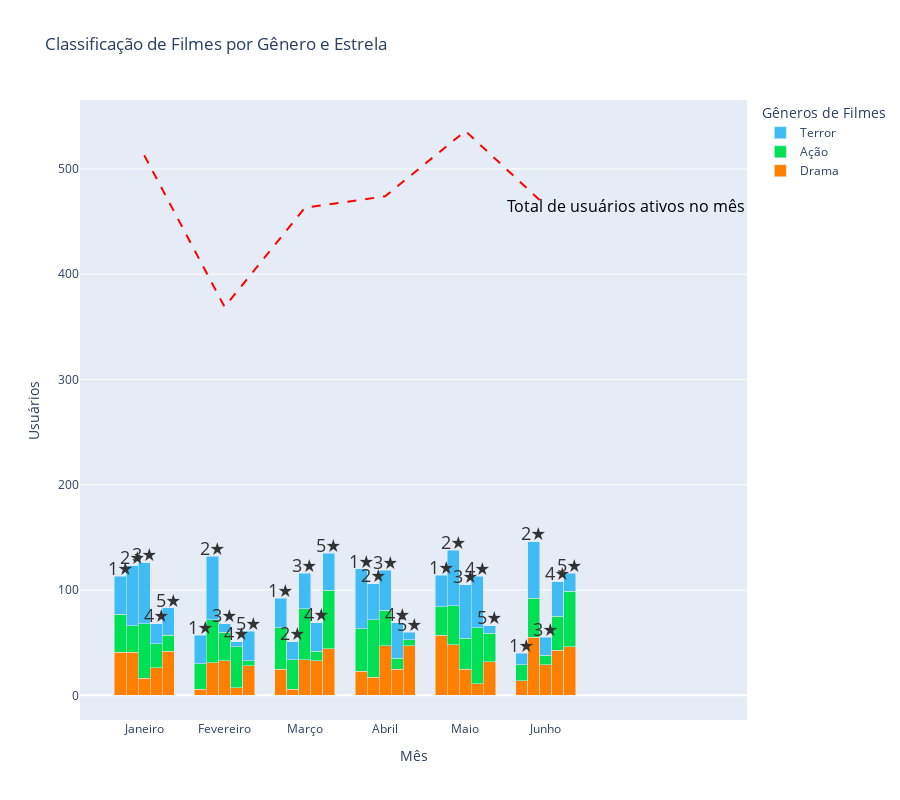

The cell this chart's notebook holds for it:
### Code cell
import plotly.graph_objects as go
import numpy as np


# Inicializando o gráfico
fig = go.Figure()

# Posicionamento das barras
x = np.arange(len(df['months'].unique()))  # Garantindo que o eixo X seja numérico único
largura = 0.15  # Largura das barras (reduzida para mais barras no gráfico)

# Número total de valores únicos de 'stars'
num_stars = len(df["stars"].unique())

# Encontrando a posição de 'star = 3'
index_star_3 = np.where(df["stars"].unique() == 3)[0][0]

# Loop para cada valor único de 'stars'
total_users_per_month = np.zeros(len(x))
added_genres = set()

# Configurações para as barras

# Iterando pelas estrelas e gerando barras para cada gênero
for i, star in enumerate(df["stars"].unique()):
    df_filter = df[df["stars"] == star]  # Filtrando para a estrela atual
    bottom = np.zeros(len(x))  # Reinicializando o bottom para cada 'star'

    # Ajustando o deslocamento baseado no índice de 'star = 3'
    deslocamento = (i - index_star_3) * largura  # Alinha 'star = 3' no centro

    for genre in df_filter['genre'].unique():
        # Filtrando os usuários por gênero
        users = df_filter[df_filter['genre'] == genre].groupby('months')['users'].sum()

        # Garantindo o alinhamento correto do eixo X
        genre_x = [list(df_filter['months'].unique()).index(month) for month in users.index]

        # Adicionando o deslocamento à posição de cada barra
        genre_x_com_deslocamento = [x_val + deslocamento for x_val in genre_x]
        
        show_legend = genre not in added_genres
        added_genres.add(genre)

        # Plotando a barra empilhada para o gênero
        fig.add_trace(go.Bar(
            x=genre_x_com_deslocamento,  # Eixo X (categorias)
            y=users,  # Valores para cada categoria
            name=f'{genre}',  # Nome do gênero
            marker_color=genre_color[genre],  # Cor das barras
            width=largura,  # Largura das barras
            base=bottom[genre_x],  # Base de empilhamento
            hoverinfo='x+y+name',  # Informações de hover
            showlegend=show_legend, 
            # text=users,  # Anotações no topo da barra
            # textposition='outside',  # Posição do texto (fora da barra, no topo)
            # textfont=dict(size=50)
        ))

        # Atualizando o valor de 'bottom' para o próximo grupo
        bottom[genre_x] += users

        if genre == df_filter['genre'].unique()[-1]:
            for j, val in enumerate(users):
                fig.add_annotation(
                    x=genre_x_com_deslocamento[j],  # Posição X da anotação
                    y=bottom[genre_x[j]] + 8,  # Posição Y no topo da barra
                    text=f"{star}★",  # Texto (valor dos usuários)
                    showarrow=False,  # Sem seta
                    font=dict(size=18, color='#333333'),  # Tamanho da fonte
                    align='center'  # Centralizando o texto
                )


df_grouped = df.groupby("months").sum().reset_index() 
trend_line = go.Scatter(
    x=x, 
    y=df_grouped['users'], 
    mode='lines', 
    line=dict(color='red', dash='dash'),
    name="Linha de Tendência",
    showlegend=False
)
fig.add_trace(trend_line)

print(df_grouped.iloc[-1])

fig.add_annotation(
    x=df['months'].iloc[-1],  # Posição X (último mês)
    y=df_grouped['users'].iloc[-1],  # Posição Y (valor correspondente na linha de tendência)
    text="Total de usuários ativos no mês",  # Texto da anotação
    showarrow=False,  # Remover a seta
    font=dict(size=16, color="black"),  # Configuração da fonte
    align="center"  # Alinhar o texto ao centro
)


# Layout do gráfico
fig.update_layout(
    title='Classificação de Filmes por Gênero e Estrela',
    xaxis_title='Mês',
    yaxis_title='Usuários',
    barmode='stack',  # Empilhamento das barras
    xaxis={'tickmode': 'array', 'tickvals': x, 'ticktext': ["Janeiro", "Fevereiro", "Março", "Abril", "Maio", "Junho"]},
    legend_title='Gêneros de Filmes',
    # legend=dict(
    #     title='Gêneros de Filmes',  # Título específico da legenda
    #     orientation='h',  # Definindo a legenda horizontal
    #     x=0.5,  # Posicionando a legenda
    #     xanchor='center',  # Centralizando a legenda
    #     y=-0.2,  # Ajustando a posição vertical da legenda
    #     yanchor='top'  # Alinhando ao topo
    # )
)

fig.update_layout(
    height=800  # Altura do gráfico em pixels (ajuste conforme necessário)
)

# Exibindo o gráfico
fig.show()

### Figure 1 — Plotly figure (JSON) as saved in the notebook; plotly's stock layout.template omitted (floating-point values rounded to 4 significant figures)
{"data": [{"base": [0, 0, 0, 0, 0, 0], "hoverinfo": "x+y+name", "marker": {"color": "#ff8000"}, "name": "Drama", "showlegend": true, "type": "bar", "width": 0.15, "x": [-0.3, 0.7, 1.7, 2.7, 3.7, 4.7], "y": [41, 6, 25, 23, 57, 14]}, {"base": [41, 6, 25, 23, 57, 14], "hoverinfo": "x+y+name", "marker": {"color": "#00e054"}, "name": "Ação", "showlegend": true, "type": "bar", "width": 0.15, "x": [-0.3, 0.7, 1.7, 2.7, 3.7, 4.7], "y": [36, 24, 39, 40, 27, 15]}, {"base": [77, 30, 64, 63, 84, 29], "hoverinfo": "x+y+name", "marker": {"color": "#40bcf4"}, "name": "Terror", "showlegend": true, "type": "bar", "width": 0.15, "x": [-0.3, 0.7, 1.7, 2.7, 3.7, 4.7], "y": [36, 27, 28, 57, 30, 11]}, {"base": [0, 0, 0, 0, 0, 0], "hoverinfo": "x+y+name", "marker": {"color": "#ff8000"}, "name": "Drama", "showlegend": false, "type": "bar", "width": 0.15, "x": [-0.15, 0.85, 1.85, 2.85, 3.85, 4.85], "y": [41, 31, 6, 17, 48, 55]}, {"base": [41, 31, 6, 17, 48, 55], "hoverinfo": "x+y+name", "marker": {"color": "#00e054"}, "name": "Ação", "showlegend": false, "type": "bar", "width": 0.15, "x": [-0.15, 0.85, 1.85, 2.85, 3.85, 4.85], "y": [25, 41, 28, 55, 37, 37]}, {"base": [66, 72, 34, 72, 85, 92], "hoverinfo": "x+y+name", "marker": {"color": "#40bcf4"}, "name": "Terror", "showlegend": false, "type": "bar", "width": 0.15, "x": [-0.15, 0.85, 1.85, 2.85, 3.85, 4.85], "y": [57, 60, 17, 34, 53, 54]}, {"base": [0, 0, 0, 0, 0, 0], "hoverinfo": "x+y+name", "marker": {"color": "#ff8000"}, "name": "Drama", "showlegend": false, "type": "bar", "width": 0.15, "x": [0, 1, 2, 3, 4, 5], "y": [16, 33, 34, 47, 25, 29]}, {"base": [16, 33, 34, 47, 25, 29], "hoverinfo": "x+y+name", "marker": {"color": "#00e054"}, "name": "Ação", "showlegend": false, "type": "bar", "width": 0.15, "x": [0, 1, 2, 3, 4, 5], "y": [52, 27, 48, 34, 29, 9]}, {"base": [68, 60, 82, 81, 54, 38], "hoverinfo": "x+y+name", "marker": {"color": "#40bcf4"}, "name": "Terror", "showlegend": false, "type": "bar", "width": 0.15, "x": [0, 1, 2, 3, 4, 5], "y": [58, 8, 34, 38, 51, 17]}, {"base": [0, 0, 0, 0, 0, 0], "hoverinfo": "x+y+name", "marker": {"color": "#ff8000"}, "name": "Drama", "showlegend": false, "type": "bar", "width": 0.15, "x": [0.15, 1.15, 2.15, 3.15, 4.15, 5.15], "y": [26, 7, 33, 25, 11, 43]}, {"base": [26, 7, 33, 25, 11, 43], "hoverinfo": "x+y+name", "marker": {"color": "#00e054"}, "name": "Ação", "showlegend": false, "type": "bar", "width": 0.15, "x": [0.15, 1.15, 2.15, 3.15, 4.15, 5.15], "y": [23, 39, 9, 10, 53, 32]}, {"base": [49, 46, 42, 35, 64, 75], "hoverinfo": "x+y+name", "marker": {"color": "#40bcf4"}, "name": "Terror", "showlegend": false, "type": "bar", "width": 0.15, "x": [0.15, 1.15, 2.15, 3.15, 4.15, 5.15], "y": [19, 5, 27, 34, 49, 33]}, {"base": [0, 0, 0, 0, 0, 0], "hoverinfo": "x+y+name", "marker": {"color": "#ff8000"}, "name": "Drama", "showlegend": false, "type": "bar", "width": 0.15, "x": [0.3, 1.3, 2.3, 3.3, 4.3, 5.3], "y": [42, 28, 44, 47, 32, 46]}, {"base": [42, 28, 44, 47, 32, 46], "hoverinfo": "x+y+name", "marker": {"color": "#00e054"}, "name": "Ação", "showlegend": false, "type": "bar", "width": 0.15, "x": [0.3, 1.3, 2.3, 3.3, 4.3, 5.3], "y": [15, 5, 56, 6, 27, 53]}, {"base": [57, 33, 100, 53, 59, 99], "hoverinfo": "x+y+name", "marker": {"color": "#40bcf4"}, "name": "Terror", "showlegend": false, "type": "bar", "width": 0.15, "x": [0.3, 1.3, 2.3, 3.3, 4.3, 5.3], "y": [26, 28, 35, 7, 7, 17]}, {"line": {"color": "red", "dash": "dash"}, "mode": "lines", "name": "Linha de Tendência", "showlegend": false, "type": "scatter", "x": [0, 1, 2, 3, 4, 5], "y": [513, 369, 463, 474, 536, 465]}], "layout": {"annotations": [{"align": "center", "font": {"color": "#333333", "size": 18}, "showarrow": false, "text": "1★", "x": -0.3, "y": 121}, {"align": "center", "font": {"color": "#333333", "size": 18}, "showarrow": false, "text": "1★", "x": 0.7, "y": 65}, {"align": "center", "font": {"color": "#333333", "size": 18}, "showarrow": false, "text": "1★", "x": 1.7, "y": 100}, {"align": "center", "font": {"color": "#333333", "size": 18}, "showarrow": false, "text": "1★", "x": 2.7, "y": 128}, {"align": "center", "font": {"color": "#333333", "size": 18}, "showarrow": false, "text": "1★", "x": 3.7, "y": 122}, {"align": "center", "font": {"color": "#333333", "size": 18}, "showarrow": false, "text": "1★", "x": 4.7, "y": 48}, {"align": "center", "font": {"color": "#333333", "size": 18}, "showarrow": false, "text": "2★", "x": -0.15, "y": 131}, {"align": "center", "font": {"color": "#333333", "size": 18}, "showarrow": false, "text": "2★", "x": 0.85, "y": 140}, {"align": "center", "font": {"color": "#333333", "size": 18}, "showarrow": false, "text": "2★", "x": 1.85, "y": 59}, {"align": "center", "font": {"color": "#333333", "size": 18}, "showarrow": false, "text": "2★", "x": 2.85, "y": 114}, {"align": "center", "font": {"color": "#333333", "size": 18}, "showarrow": false, "text": "2★", "x": 3.85, "y": 146}, {"align": "center", "font": {"color": "#333333", "size": 18}, "showarrow": false, "text": "2★", "x": 4.85, "y": 154}, {"align": "center", "font": {"color": "#333333", "size": 18}, "showarrow": false, "text": "3★", "x": 0, "y": 134}, {"align": "center", "font": {"color": "#333333", "size": 18}, "showarrow": false, "text": "3★", "x": 1, "y": 76}, {"align": "center", "font": {"color": "#333333", "size": 18}, "showarrow": false, "text": "3★", "x": 2, "y": 124}, {"align": "center", "font": {"color": "#333333", "size": 18}, "showarrow": false, "text": "3★", "x": 3, "y": 127}, {"align": "center", "font": {"color": "#333333", "size": 18}, "showarrow": false, "text": "3★", "x": 4, "y": 113}, {"align": "center", "font": {"color": "#333333", "size": 18}, "showarrow": false, "text": "3★", "x": 5, "y": 63}, {"align": "center", "font": {"color": "#333333", "size": 18}, "showarrow": false, "text": "4★", "x": 0.15, "y": 76}, {"align": "center", "font": {"color": "#333333", "size": 18}, "showarrow": false, "text": "4★", "x": 1.15, "y": 59}, {"align": "center", "font": {"color": "#333333", "size": 18}, "showarrow": false, "text": "4★", "x": 2.15, "y": 77}, {"align": "center", "font": {"color": "#333333", "size": 18}, "showarrow": false, "text": "4★", "x": 3.15, "y": 77}, {"align": "center", "font": {"color": "#333333", "size": 18}, "showarrow": false, "text": "4★", "x": 4.15, "y": 121}, {"align": "center", "font": {"color": "#333333", "size": 18}, "showarrow": false, "text": "4★", "x": 5.15, "y": 116}, {"align": "center", "font": {"color": "#333333", "size": 18}, "showarrow": false, "text": "5★", "x": 0.3, "y": 91}, {"align": "center", "font": {"color": "#333333", "size": 18}, "showarrow": false, "text": "5★", "x": 1.3, "y": 69}, {"align": "center", "font": {"color": "#333333", "size": 18}, "showarrow": false, "text": "5★", "x": 2.3, "y": 143}, {"align": "center", "font": {"color": "#333333", "size": 18}, "showarrow": false, "text": "5★", "x": 3.3, "y": 68}, {"align": "center", "font": {"color": "#333333", "size": 18}, "showarrow": false, "text": "5★", "x": 4.3, "y": 74}, {"align": "center", "font": {"color": "#333333", "size": 18}, "showarrow": false, "text": "5★", "x": 5.3, "y": 124}, {"align": "center", "font": {"color": "black", "size": 16}, "showarrow": false, "text": "Total de usuários ativos no mês", "x": 6, "y": 465}], "barmode": "stack", "height": 800, "legend": {"title": {"text": "Gêneros de Filmes"}}, "title": {"text": "Classificação de Filmes por Gênero e Estrela"}, "xaxis": {"tickmode": "array", "ticktext": ["Janeiro", "Fevereiro", "Março", "Abril", "Maio", "Junho"], "tickvals": [0, 1, 2, 3, 4, 5], "title": {"text": "Mês"}}, "yaxis": {"title": {"text": "Usuários"}}}}
